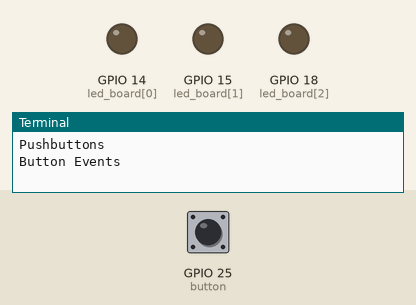
Simulated run of this program. Board: Raspberry Pi (BCM pin numbers). Shown: output pins drawn as LEDs (lit = HIGH), the last lines printed to the terminal. Inputs (shaded band) come from the test bench; at power-on: GPIO 25 (button) HIGH.

Above: at 1.2 s.
1.3 s: GPIO 25 (button) pulled LOW for 3.2 s
At 3.1 s:
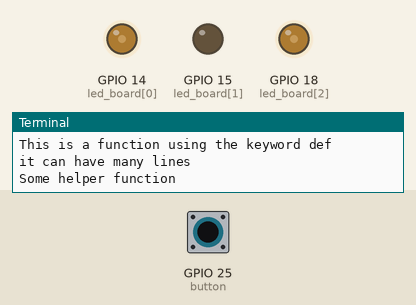
Timing chart, 0 to 4.8 s (numbered marks = the images above; inputs shaded):
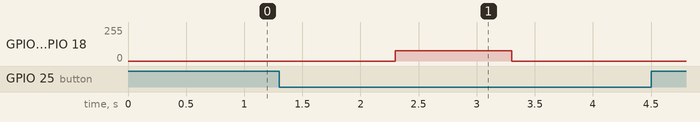

Measured:
- after the input at 1.3 s, GPIO 14 (led_board[0]), GPIO 18 (led_board[2]): 0/255 → 77/255 after 1.0 s, → 0/255 1.0 s later

The program:

pushbutton.py
```python
import gpiozero as gz
import time
import signal


def button_state():
    button_red = gz.Button(22)
    button_yellow = gz.Button(23)
    button_green = gz.Button(24)
    button = gz.Button(25)

    while True:
        if button.is_pressed:
            print("Button is pressed")
        else:
            print("Button is not pressed")
        time.sleep(0.5)

def function_using_def():
    print("This is a function using the keyword def")
    print("it can have many lines")

function_using_lambda = lambda: print("This is a func using the keyword lambda")

def some_helper_function(led_board, brightness):
    print("Some helper function")
    led_board.value = (brightness, 0, brightness)
    time.sleep(1)
    led_board.off()
    time.sleep(1)

def button_events():
    print("Button Events")
    button = gz.Button(25)
    led_board = gz.LEDBoard(14,15,18, pwm=True)

     # these are events. they trigger when the button is pressed

    button.when_pressed = function_using_def
    button.when_released = function_using_lambda
    button.when_held = lambda: some_helper_function(led_board, 0.3)

    # this is an event. it triggers when the button is pressed

    signal.pause()


def main():
    print("Pushbuttons")
    # button_state()
    button_events()

main()
```
